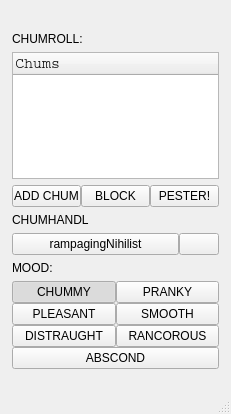
<?xml version="1.0" encoding="UTF-8"?>
<ui version="4.0">
 <class>MainWindow</class>
 <widget class="QMainWindow" name="MainWindow">
  <property name="geometry">
   <rect>
    <x>0</x>
    <y>0</y>
    <width>231</width>
    <height>414</height>
   </rect>
  </property>
  <property name="windowTitle">
   <string>MainWindow</string>
  </property>
  <property name="whatsThis">
   <string extracomment="mood"/>
  </property>
  <widget class="QWidget" name="centralwidget">
   <widget class="QWidget" name="verticalLayoutWidget">
    <property name="geometry">
     <rect>
      <x>0</x>
      <y>0</y>
      <width>231</width>
      <height>381</height>
     </rect>
    </property>
    <layout class="QVBoxLayout" name="verticalLayout">
     <property name="margin">
      <number>12</number>
     </property>
     <item>
      <widget class="QLabel" name="appLabel">
       <property name="text">
        <string/>
       </property>
       <property name="alignment">
        <set>Qt::AlignCenter</set>
       </property>
      </widget>
     </item>
     <item>
      <widget class="QLabel" name="label">
       <property name="text">
        <string>CHUMROLL:</string>
       </property>
      </widget>
     </item>
     <item>
      <widget class="QTreeWidget" name="chumsTree">
       <property name="sizePolicy">
        <sizepolicy hsizetype="Expanding" vsizetype="Minimum">
         <horstretch>0</horstretch>
         <verstretch>4</verstretch>
        </sizepolicy>
       </property>
       <property name="maximumSize">
        <size>
         <width>16777215</width>
         <height>16777215</height>
        </size>
       </property>
       <property name="sizeIncrement">
        <size>
         <width>0</width>
         <height>2</height>
        </size>
       </property>
       <column>
        <property name="text">
         <string>Chums</string>
        </property>
        <property name="font">
         <font>
          <family>Courier</family>
          <pointsize>11</pointsize>
         </font>
        </property>
        <property name="background">
         <color>
          <red>0</red>
          <green>0</green>
          <blue>0</blue>
         </color>
        </property>
       </column>
      </widget>
     </item>
     <item>
      <layout class="QHBoxLayout" name="friendButtons">
       <property name="spacing">
        <number>0</number>
       </property>
       <item>
        <widget class="QPushButton" name="addChumButton">
         <property name="text">
          <string>ADD CHUM</string>
         </property>
        </widget>
       </item>
       <item>
        <widget class="QPushButton" name="blockButton">
         <property name="text">
          <string>BLOCK</string>
         </property>
        </widget>
       </item>
       <item>
        <widget class="QPushButton" name="pesterButton">
         <property name="text">
          <string>PESTER!</string>
         </property>
        </widget>
       </item>
      </layout>
     </item>
     <item>
      <widget class="QLabel" name="handleLabel">
       <property name="text">
        <string>CHUMHANDL</string>
       </property>
      </widget>
     </item>
     <item>
      <layout class="QGridLayout" name="gridLayout_2">
       <property name="spacing">
        <number>0</number>
       </property>
       <item row="0" column="1">
        <widget class="QPushButton" name="colorButton">
         <property name="sizePolicy">
          <sizepolicy hsizetype="Maximum" vsizetype="Maximum">
           <horstretch>0</horstretch>
           <verstretch>0</verstretch>
          </sizepolicy>
         </property>
         <property name="text">
          <string/>
         </property>
         <property name="checkable">
          <bool>false</bool>
         </property>
        </widget>
       </item>
       <item row="0" column="0">
        <widget class="QPushButton" name="nameButton">
         <property name="sizePolicy">
          <sizepolicy hsizetype="Expanding" vsizetype="Maximum">
           <horstretch>3</horstretch>
           <verstretch>0</verstretch>
          </sizepolicy>
         </property>
         <property name="text">
          <string>rampagingNihilist</string>
         </property>
        </widget>
       </item>
      </layout>
     </item>
     <item>
      <widget class="QLabel" name="moodLabel">
       <property name="text">
        <string>MOOD:</string>
       </property>
      </widget>
     </item>
     <item>
      <layout class="QVBoxLayout" name="verticalLayout_2">
       <property name="spacing">
        <number>0</number>
       </property>
       <property name="bottomMargin">
        <number>0</number>
       </property>
       <item>
        <layout class="QGridLayout" name="gridLayout">
         <property name="spacing">
          <number>0</number>
         </property>
         <item row="0" column="0">
          <widget class="QPushButton" name="moodButton0">
           <property name="whatsThis">
            <string extracomment="mood"/>
           </property>
           <property name="text">
            <string>CHUMMY</string>
           </property>
           <property name="checkable">
            <bool>true</bool>
           </property>
           <property name="checked">
            <bool>true</bool>
           </property>
          </widget>
         </item>
         <item row="2" column="0">
          <widget class="QPushButton" name="moodButton4">
           <property name="whatsThis">
            <string extracomment="mood"/>
           </property>
           <property name="text">
            <string>DISTRAUGHT</string>
           </property>
           <property name="checkable">
            <bool>true</bool>
           </property>
          </widget>
         </item>
         <item row="0" column="1">
          <widget class="QPushButton" name="moodButton5">
           <property name="whatsThis">
            <string extracomment="mood"/>
           </property>
           <property name="text">
            <string>PRANKY</string>
           </property>
           <property name="checkable">
            <bool>true</bool>
           </property>
          </widget>
         </item>
         <item row="2" column="1">
          <widget class="QPushButton" name="moodButton1">
           <property name="whatsThis">
            <string extracomment="mood"/>
           </property>
           <property name="text">
            <string>RANCOROUS</string>
           </property>
           <property name="checkable">
            <bool>true</bool>
           </property>
          </widget>
         </item>
         <item row="1" column="0">
          <widget class="QPushButton" name="moodButton3">
           <property name="whatsThis">
            <string extracomment="mood"/>
           </property>
           <property name="text">
            <string>PLEASANT</string>
           </property>
           <property name="checkable">
            <bool>true</bool>
           </property>
           <property name="checked">
            <bool>false</bool>
           </property>
          </widget>
         </item>
         <item row="1" column="1">
          <widget class="QPushButton" name="moodButton6">
           <property name="whatsThis">
            <string extracomment="mood"/>
           </property>
           <property name="text">
            <string>SMOOTH</string>
           </property>
           <property name="checkable">
            <bool>true</bool>
           </property>
          </widget>
         </item>
        </layout>
       </item>
       <item>
        <widget class="QPushButton" name="moodButton2">
         <property name="whatsThis">
          <string extracomment="mood"/>
         </property>
         <property name="accessibleName">
          <string/>
         </property>
         <property name="text">
          <string>ABSCOND</string>
         </property>
         <property name="checkable">
          <bool>true</bool>
         </property>
        </widget>
       </item>
      </layout>
     </item>
    </layout>
   </widget>
  </widget>
  <widget class="QMenuBar" name="menubar">
   <property name="geometry">
    <rect>
     <x>0</x>
     <y>0</y>
     <width>231</width>
     <height>21</height>
    </rect>
   </property>
  </widget>
  <widget class="QStatusBar" name="statusbar"/>
 </widget>
 <resources/>
 <connections/>
</ui>
